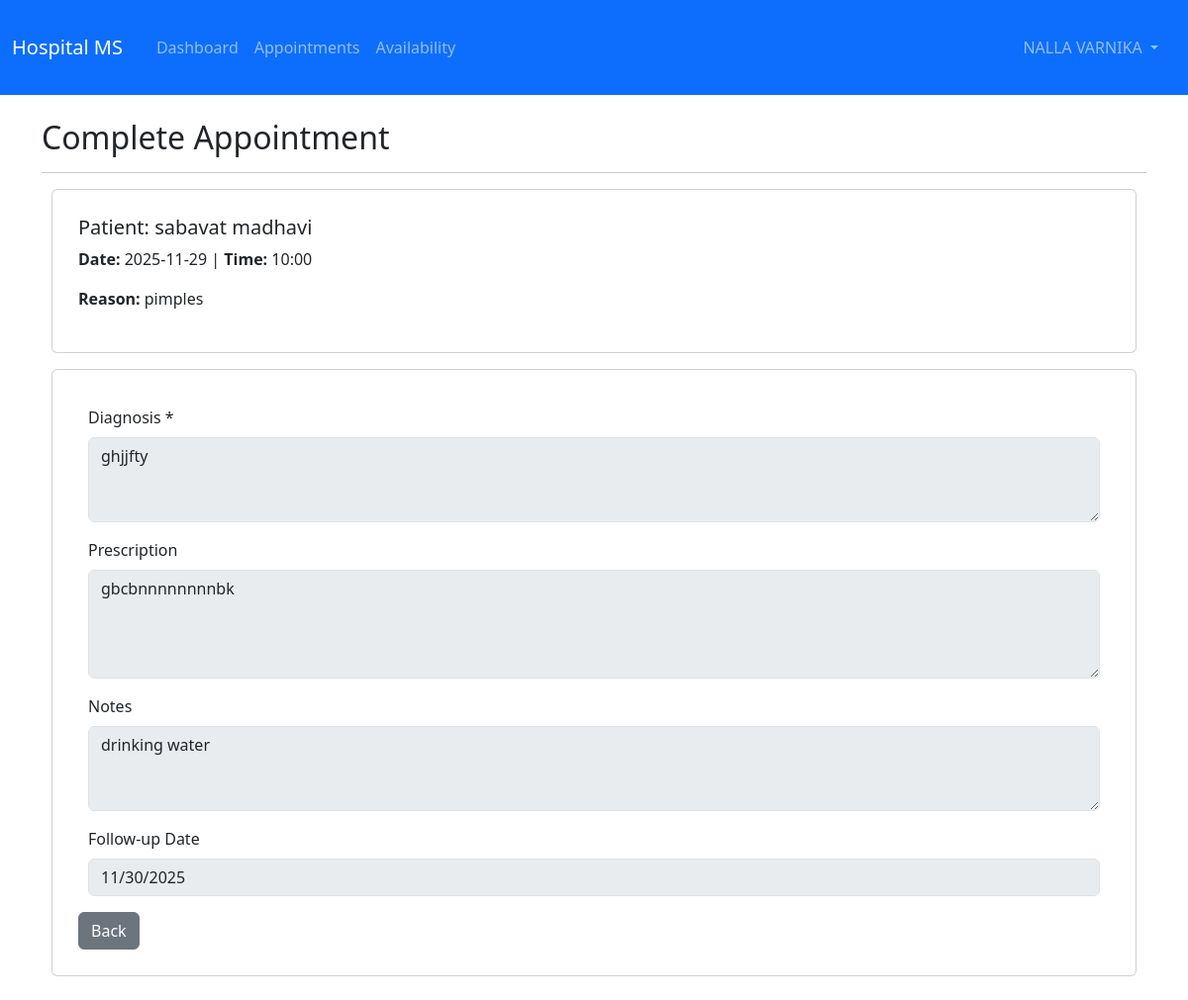
The page /doctor/appointment/1/complete (signed in) on the database its author committed.
### backend/app.py (models this page shows, shortened)
class User(UserMixin, db.Model):
    id = db.Column(db.Integer, primary_key=True)
    username = db.Column(db.String(180), unique=True, nullable=False)
    email = db.Column(db.String(100), unique=True, nullable=False)
    password_hash = db.Column(db.String(100), nullable=False)
    role = db.Column(db.String(50), nullable=False)
    full_name = db.Column(db.String(80), nullable=False)
    phone = db.Column(db.String(10))
    is_active = db.Column(db.Boolean, default=True)
    created_at = db.Column(db.DateTime, default=datetime.utcnow)

class Appointment(db.Model):
    id = db.Column(db.Integer, primary_key=True)
    patient_id = db.Column(db.Integer, db.ForeignKey('patient.id'), nullable=False)
    doctor_id = db.Column(db.Integer, db.ForeignKey('doctor.id'), nullable=False)
    appointment_date = db.Column(db.Date, nullable=False)
    appointment_time = db.Column(db.Time, nullable=False)
    status = db.Column(db.String(50), default='Booked')
    reason = db.Column(db.Text)
    created_at = db.Column(db.DateTime, default=datetime.utcnow)
    treatment = db.relationship('Treatment', backref='appointment', uselist=False, cascade='all, delete-orphan')

class Treatment(db.Model):
    id = db.Column(db.Integer, primary_key=True)
    appointment_id = db.Column(db.Integer, db.ForeignKey('appointment.id'), nullable=False, unique=True)
    diagnosis = db.Column(db.Text, nullable=False)
    prescription = db.Column(db.Text)
    notes = db.Column(db.Text)
    follow_up_date = db.Column(db.Date)
    created_at = db.Column(db.DateTime, default=datetime.utcnow)

### backend/app.py (the view, shortened to what this page needs)
@app.route('/doctor/appointment/<int:appointment_id>/complete', methods=['GET', 'POST'])
@login_required
@role_required('doctor')
def complete_appointment(appointment_id):
    doctor = Doctor.query.filter_by(user_id=current_user.id).first()
    appointment = Appointment.query.filter_by(id=appointment_id, doctor_id=doctor.id).first_or_404()
    return render_template('doctor/complete_appointment.html', appointment=appointment)

### backend/app.py (called while the page is built)
@login_manager.user_loader
def load_user(user_id): return User.query.get(int(user_id))

def role_required(role):
    def decorator(f):
        @wraps(f)
        def decorated_function(*args, **kwargs):
            if not current_user.is_authenticated or current_user.role != role:
                flash('Access denied', 'danger')
                return redirect(url_for('index'))
            return f(*args, **kwargs)
        return decorated_function
    return decorator

### frontend/templates/doctor/complete_appointment.html (shortened to what this page needs)
{% extends "base.html" %}
{% block content %}
<h2>Complete Appointment</h2>
<hr>
<div class="card mb-3"><div class="card-body">
    <h5>Patient: {{ appointment.patient.user.full_name }}</h5>
    <p><strong>Date:</strong> {{ appointment.appointment_date }} | <strong>Time:</strong> {{ appointment.appointment_time.strftime('%H:%M') }}</p>
    <p><strong>Reason:</strong> {{ appointment.reason if appointment.reason else 'Not specified' }}</p>
</div></div>
<div class="card"><div class="card-body">
    <form method="POST">
        <div class="mb-3">
            <label class="form-label">Diagnosis *</label>
            <textarea class="form-control" name="diagnosis" rows="3" required {% if appointment.treatment %}disabled{% endif %}>{% if appointment.treatment %}{{ appointment.treatment.diagnosis }}{% endif %}</textarea>
        </div>
        <div class="mb-3">
            <label class="form-label">Prescription</label>
            <textarea class="form-control" name="prescription" rows="4" {% if appointment.treatment %}disabled{% endif %}>{% if appointment.treatment %}{{ appointment.treatment.prescription }}{% endif %}</textarea>
        </div>
        <div class="mb-3">
            <label class="form-label">Notes</label>
            <textarea class="form-control" name="notes" rows="3" {% if appointment.treatment %}disabled{% endif %}>{% if appointment.treatment %}{{ appointment.treatment.notes }}{% endif %}</textarea>
        </div>
        <div class="mb-3">
            <label class="form-label">Follow-up Date</label>
            <input type="date" class="form-control" name="follow_up_date" {% if appointment.treatment %}value="{{ appointment.treatment.follow_up_date }}" disabled{% endif %}>
        </div>
        <a href="{{ url_for('doctor_appointments') }}" class="btn btn-secondary">Back</a>
    </form>
</div></div>
{% endblock %}

### frontend/templates/base.html (shortened to what this page needs)
<!DOCTYPE html>
<html lang="en">
<head>
    <link href="https://cdn.jsdelivr.net/npm/bootstrap@5.3.0/dist/css/bootstrap.min.css" rel="stylesheet">
    <link rel="stylesheet" href="https://cdn.jsdelivr.net/npm/bootstrap-icons@1.10.0/font/bootstrap-icons.css">
    <link rel="stylesheet" href="{{ url_for('static', filename='css/style.css') }}">
</head>
<body>
    <nav class="navbar navbar-expand-lg navbar-dark bg-primary">
        <div class="container-fluid">
            <a class="navbar-brand" href="{{ url_for('index') }}"> Hospital MS</a>
            <div class="collapse navbar-collapse" id="navbarNav">
                <ul class="navbar-nav me-auto">
                    {% if current_user.is_authenticated %}
                        {% if current_user.role == 'admin' %}
                            <li class="nav-item"><a class="nav-link" href="{{ url_for('admin_dashboard') }}"> Dashboard</a></li>
                            <li class="nav-item"><a class="nav-link" href="{{ url_for('admin_doctors') }}"> Doctors</a></li>
                            <li class="nav-item"><a class="nav-link" href="{{ url_for('admin_patients') }}"> Patients</a></li>
                            <li class="nav-item"><a class="nav-link" href="{{ url_for('admin_appointments') }}">Appointments</a></li>
                            <li class="nav-item"><a class="nav-link" href="{{ url_for('admin_search') }}"> Search</a></li>
                        {% elif current_user.role == 'doctor' %}
                            <li class="nav-item"><a class="nav-link" href="{{ url_for('doctor_dashboard') }}"> Dashboard</a></li>
                            <li class="nav-item"><a class="nav-link" href="{{ url_for('doctor_appointments') }}"> Appointments</a></li>
                            <li class="nav-item"><a class="nav-link" href="{{ url_for('doctor_availability') }}"> Availability</a></li>
                        {% endif %}
                    {% endif %}
                </ul>
                <ul class="navbar-nav">
                    {% if current_user.is_authenticated %}
                        <li class="nav-item dropdown">
                            <a class="nav-link dropdown-toggle" href="#" id="navbarDropdown" role="button" data-bs-toggle="dropdown">
                               {{ current_user.full_name }}
                            </a>
                        </li>
                    {% else %}
                        <li class="nav-item"><a class="nav-link" href="{{ url_for('login') }}"> Login</a></li>
                        <li class="nav-item"><a class="nav-link" href="{{ url_for('register') }}"> Register</a></li>
                    {% endif %}
                </ul>
            </div>
        </div>
    </nav>
    <main class="container my-4">
        {% block content %}{% endblock %}
    </main>
</body>
</html>

### frontend/static/css/style.css (style rules this page uses)
p { font-size: 16px; }
div { margin: 10px; }
a { text-decoration: none; }

### rows shown on the page
User: full_name "NALLA VARNIKA"
User: patient.user.full_name "sabavat madhavi"
Appointment: appointment_date "2025-11-29", appointment_time "10:00", reason "pimples"
Treatment: diagnosis "ghjjfty", prescription "gbcbnnnnnnnnbk", notes "drinking water", follow_up_date "11/30/2025"
